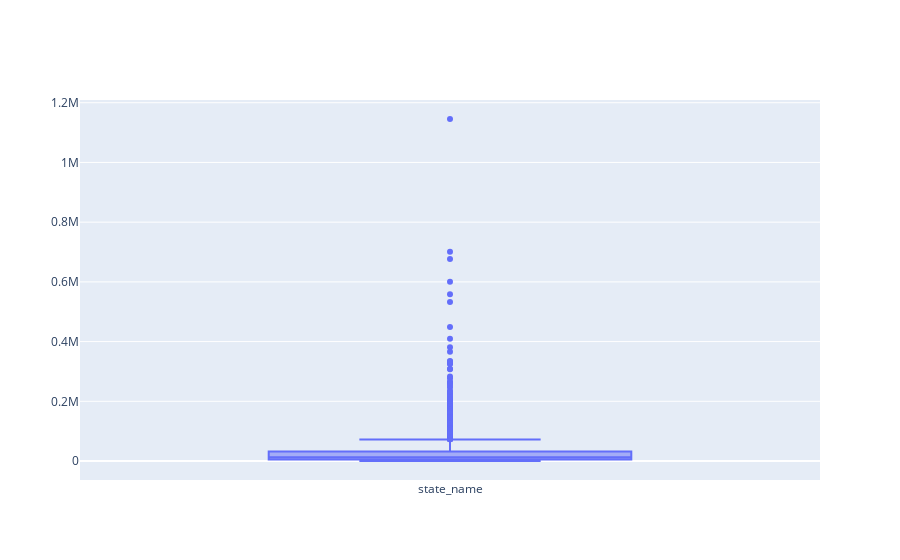

Write notebook code for a chart like this one.
### Code cell
# ne sert à rien!!! comment sont calculés les votes aux us?????? TODO
import plotly.graph_objects as go
fig = go.Figure()
fig.add_trace(go.Box(y=df_top_10_states["votes_gop"].values,
                     name=df_top_10_states["state_name"].name))

### Figure 1 — Plotly figure (JSON) as saved in the notebook; plotly's stock layout.template omitted (floating-point values rounded to 4 significant figures; data arrays with more than 128 entries replaced by an {"elided": "..."} marker saying what was removed)
{"data": [{"name": "state_name", "type": "box", "y": {"elided": "1040 int values"}}], "layout": {}}
